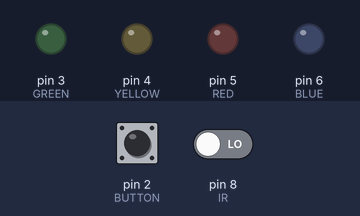
The sketch below on a simulated Arduino Uno, built with avr-gcc and run on an emulated ATmega328P. Shown: output pins drawn as LEDs (lit = HIGH). Inputs (shaded band) come from the test bench; at power-on: pin 2 (BUTTON) LOW, pin 8 (IR) LOW.

Above: at 0.1 s.
At 16.1 s:
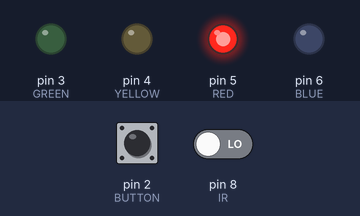
At 28.1 s:
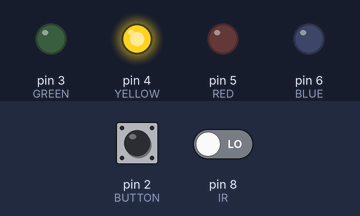
At 37.1 s:
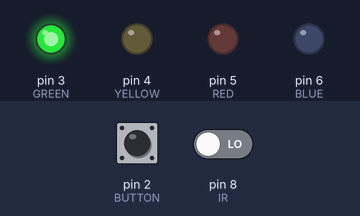
Timing chart, 0 to 38.6 s (numbered marks = the images above):
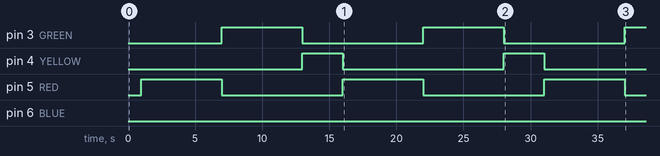

Measured:
- by itself, pin 3 (GREEN), pin 5 (RED): alternates HIGH for 6.0 s and LOW for 9.0 s
- by itself, pin 4 (YELLOW): alternates HIGH for 3.0 s and LOW for 12.0 s
- by itself, everything shown: repeats every 15.0 s, in 3 steps

The sketch:

traffic-lights.ino
```cpp
#include <TimerOne.h>


int BUTTON = 2;
int GREEN  = 3;
int YELLOW = 4;
int RED    = 5;
int BLUE   = 6;
int IR     = 8;

int GREEN_SECS = 5;
int YELLOW_SECS = 2;
int RED_SECS = 5;
int MAX_CYCLES = 5;

volatile int pressed = 0;
volatile int current_seconds = 0;
volatile int current_light = RED;
volatile int cycle_count = 0;
volatile int in_cycle = 1;
volatile int off_cycle_count = 0;
// The BLUE LED is just an indicator that things are still working - basically a debugging helper
int BLUE_ENABLED = 1;


void light_up(int lit) {
  digitalWrite(GREEN,  lit == GREEN  ? HIGH : LOW);
  digitalWrite(YELLOW, lit == YELLOW ? HIGH : LOW);
  digitalWrite(RED,    lit == RED    ? HIGH : LOW);
}

void all_off() {
  digitalWrite(GREEN,  LOW);
  digitalWrite(YELLOW, LOW);
  digitalWrite(RED,    LOW);
}

int get_current_light_time_limit() {
  if (current_light == GREEN) {
    return GREEN_SECS;
  } else if (current_light == YELLOW) {
    return YELLOW_SECS;
  } else {
    return RED_SECS;
  }
}

void check_for_next_light() {
  int secs = get_current_light_time_limit();
  if (current_seconds > secs) {
     current_light = (((current_light + 1) - GREEN) % 3) + GREEN;
     current_seconds = 0;
     if (current_light == RED) {
        cycle_count++;
        if (cycle_count >= MAX_CYCLES) {
          in_cycle = 0;
          cycle_count = 0;
          all_off();
          off_cycle_count = 0;
          if (BLUE_ENABLED) {
            digitalWrite(BLUE, LOW);
          }
        }
     }
  }
}

void start_light_cycle() {
  cycle_count = 0;
  current_light = RED;
  current_seconds = 0;
  light_next();
}

void set_button_pressed() {
  pressed = 1;
}

void button_pressed() {
  pressed = 0;
  in_cycle = 1;
  start_light_cycle();
}

void motion_detected() {
  in_cycle = 1;
  start_light_cycle();
}

void light_next() {
  if (in_cycle) {
    light_up(current_light);
    current_seconds++;
    check_for_next_light();
  } else {
    off_cycle_count++;
    if (BLUE_ENABLED) {
      digitalWrite(BLUE, (off_cycle_count % 2 == 0) ? HIGH : LOW);
    }
  }
}

void setup() {
  pinMode(GREEN,  OUTPUT);
  pinMode(YELLOW, OUTPUT);
  pinMode(RED,    OUTPUT);
  if (BLUE_ENABLED) {
    pinMode(BLUE,   OUTPUT);
  }
  pinMode(BUTTON, INPUT);
  pinMode(IR,     INPUT);
  attachInterrupt(digitalPinToInterrupt(BUTTON), set_button_pressed, RISING);

  // set a timer of length 1 sec (1_000_000 microseconds)
  Timer1.initialize(1000000);
  Timer1.attachInterrupt( light_next );
}

void loop() {
  if (!in_cycle) {
    if (pressed == 1) {
      button_pressed();
    } else  if (digitalRead(IR) == HIGH) {
      motion_detected();
    }
  }
}
```
